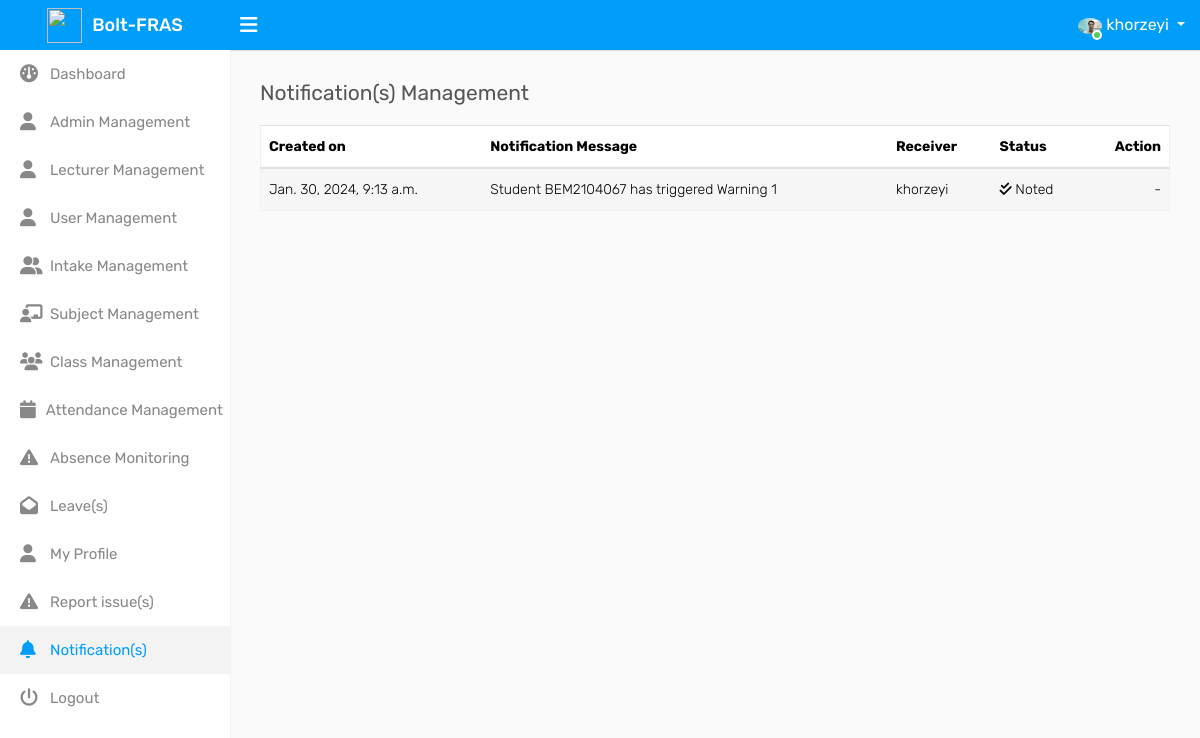
Page /admin-notification-management (signed in) on the earlier database version.
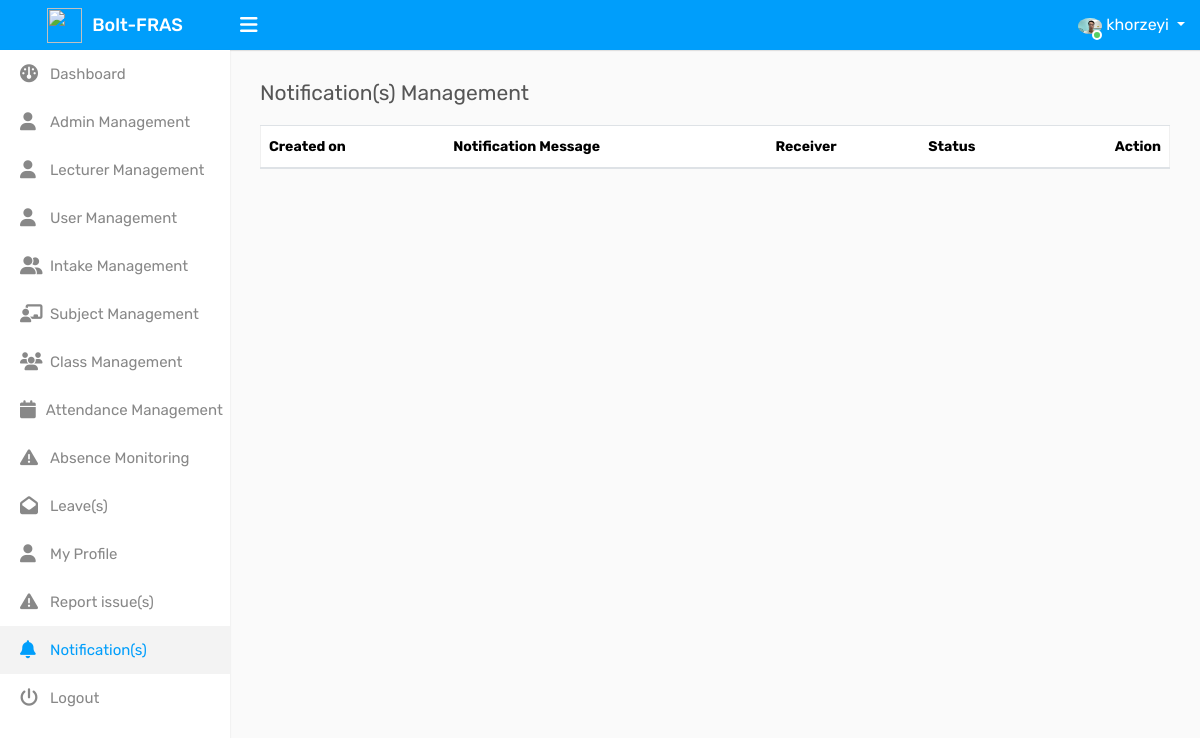
Same page on the later database version.
### system/models.py (models this page shows, shortened)
class NotificationTable(models.Model):
    STATUS_CHOICES = (
        ('delivered', 'Delivered'),
        ('noted', 'Noted'),
    )
    receiver = models.CharField(max_length=255, default="Not provided")
    notifyDate = models.DateTimeField(default=datetime.datetime.now)
    notifyMessage = models.CharField(max_length=255, default="Not provided")
    status = models.CharField(max_length=10, choices=STATUS_CHOICES, default='delivered')

### system/decorators.py (the view)
        def wrapper_func(request, *args, **kwargs):
            group = None
            if request.user.groups.exists():
                group = request.user.groups.all()[0].name
            if group in allow_roles:
                return view_func(request, *args, **kwargs)
            else:
                message = 'Sorry, you are not allowed to view this page'
                return render(request, 'error.html', {'message': message})

### system/context_processors.py (called while the page is built)
def notification_count(request):
    allowed_groups = ['admin', 'user']
    if request.user.is_authenticated and request.user.groups.filter(name__in=allowed_groups).exists():
        notifications = NotificationTable.objects.filter(receiver=request.user.username, status='delivered')
        notification_count = notifications.count()
    else:
        notification_count = 0
    return {'notification_count': notification_count}

def unread_leave_count(request):
    allowed_groups = ['admin']
    if request.user.is_authenticated and request.user.groups.filter(name='admin').exists():
        user = request.user
        admin = AdminProfile.objects.get(user=user)
        leaves = LeaveTable.objects.filter(adminID=admin, status='pending')
        leave_count = leaves.count()
    else:
        leave_count = 0
    return {'leave_count': leave_count}

### system/templates/admin-templates/notificationManagement.html (shortened to what this page needs)
{% load static %}
{% include 'head.html' %}
<body>
    <div class="main-wrapper">
        {% include 'header_admin.html' %}
        <div class="page-wrapper">
            <div class="content">
                <div class="row">
                    <div class="col-sm-4 col-3">
                        <h4 class="page-title">Notification(s) Management</h4>
                    </div>
                </div>
                <div class="row">
                    <div class="col-md-12">
                        <div class="table-responsive">
                            <table id="example" class="table table-striped custom-table mb-0">
                                <thead>
                                    <tr>
                                        <th>Created on </th>
                                        <th>Notification Message</th>
                                        <th>Receiver</th>
                                        <th>Status</th>
                                        <th class="text-right disable-sort">Action</th>
                                    </tr>
                                </thead>
                                <tbody>
                                    {% for notification in notifications %}
                                        {% if notification.receiver == request.user.username %}
                                            <tr>
                                                <td>{{ notification.notifyDate }}</td>
                                                <td>{{ notification.notifyMessage }}</td>
                                                <td>{{ notification.receiver }}</td>
                                                {% if notification.status == "delivered" or notification.status == "Delivered" %}
                                                    <td><i class="fa-solid fa-check"></i> Delivered</td>
                                                {% elif notification.status == "noted" or notification.status == "Noted" %}
                                                    <td><i class="fa-solid fa-check-double"></i> Noted</td>
                                                {% endif %}
                                                <td class="text-right">
                                                    {% if notification.status == "delivered" or notification.status == "Delivered" %}
                                                    <a href="admin-noted-notification/{{notification.id}}"><button type="button" class="btn btn-primary" style="width: 105px;"><i class="fa fa-eye"></i> Noted</button></a>
                                                    {% elif notification.status == "noted" or notification.status == "Noted" %}
                                                        -
                                                    {% endif %}
                                                </td>
                                            </tr>
                                        {% endif %}
                                    {% endfor %}
                                </tbody>
                            </table>
                        </div>
                    </div>
                </div>
            </div>
        </div>
    </div>
</body>
</html>

Differences in the rows shown:
removed NotificationTable: notifyDate "Jan. 30, 2024, 9:13 a.m.", notifyMessage "Student BEM2104067 has triggered Warning 1", receiver "khorzeyi", status "noted" (drawn)
